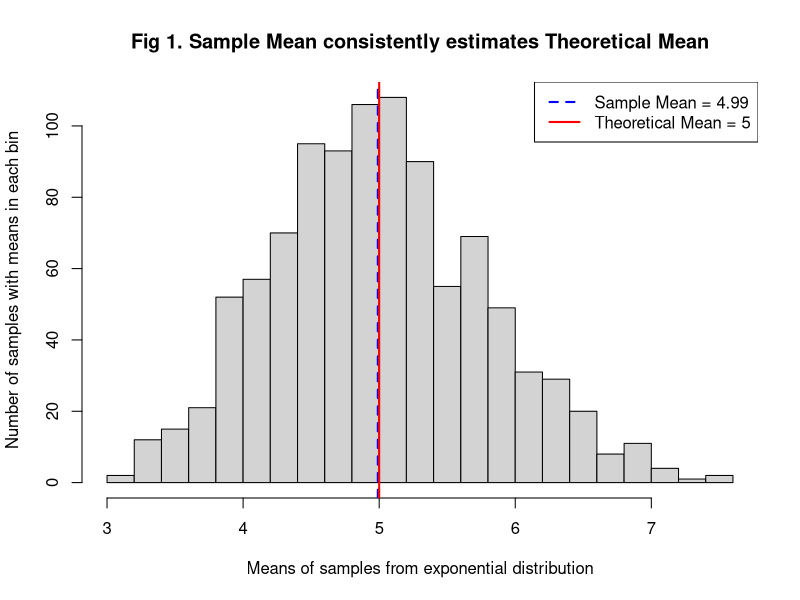
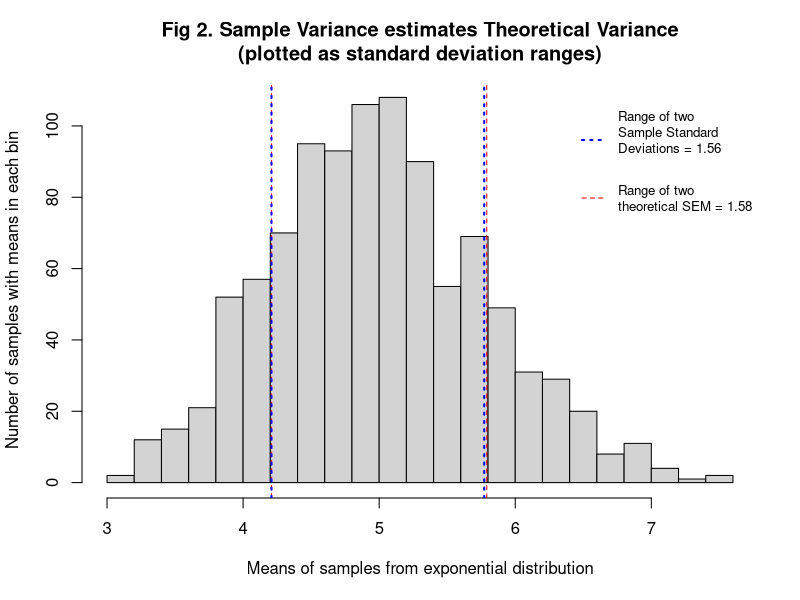
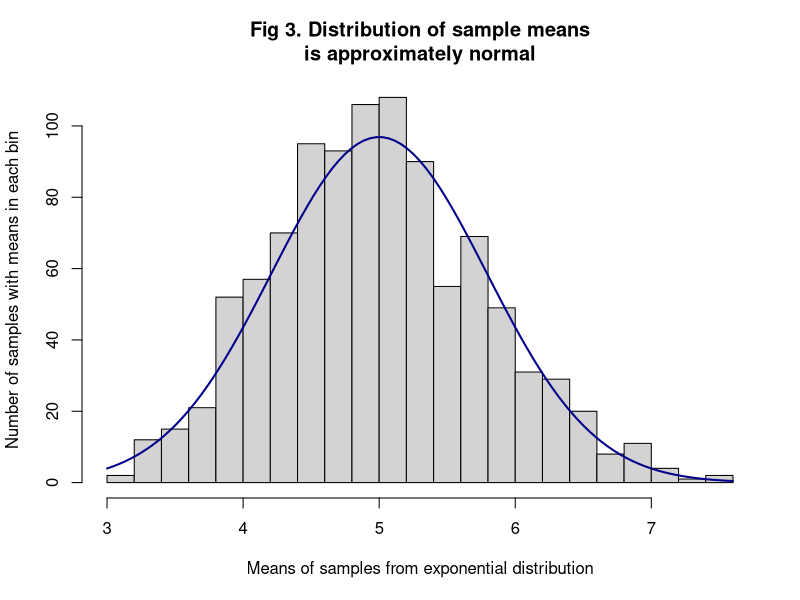
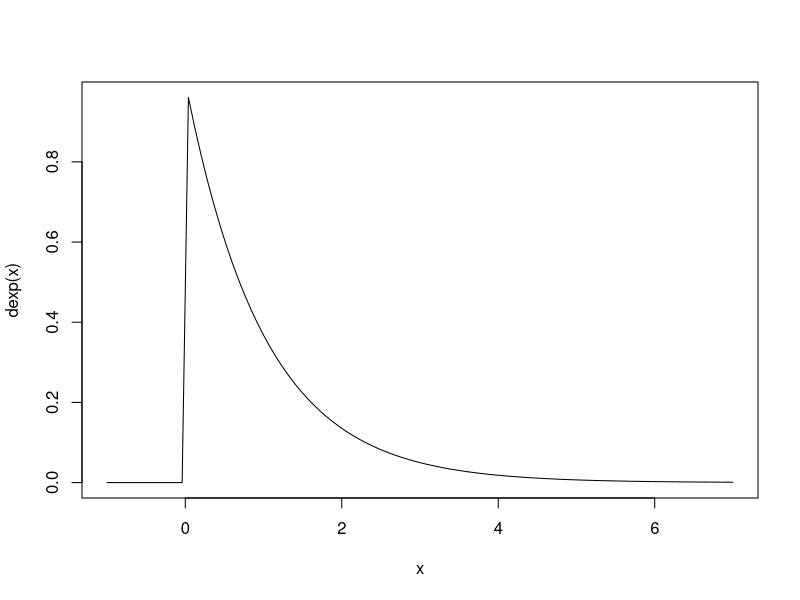
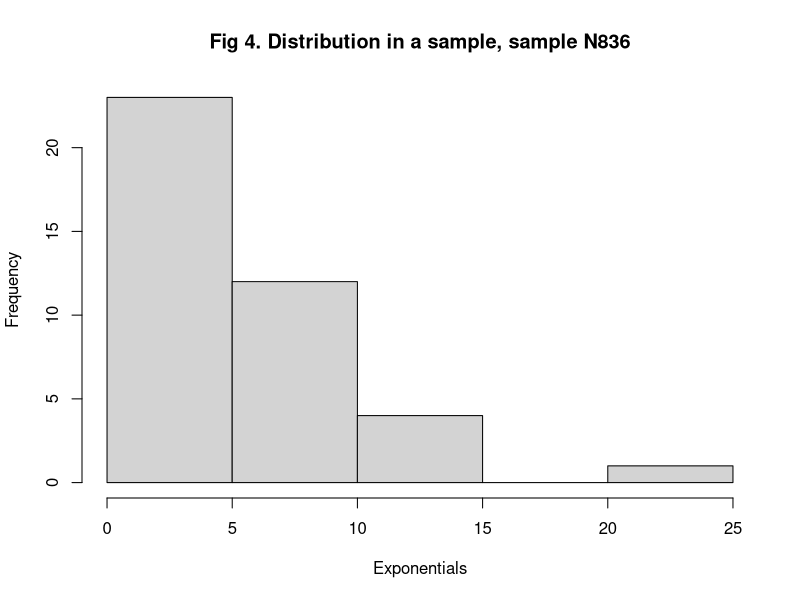

Write R code to recreate these figures, in order.
## ---- chunk 1
lambda         <- 0.2
mu             <- 1/lambda                # Theoretical mean
sigma          <- 1/lambda                # Theoretical standard deviation
variance       <- sigma^2                 # Theoretical variance
sample.size    <- 40                      # Sample size
numsim         <- 1000                    # Number of simulations
SEM            <- sigma/sqrt(sample.size) # Theoretical standard error of the mean
var.of.mean    <- SEM^2                   # Theoretical variance of the mean
## ---- chunk 2
dat <- list(); set.seed(1)
for(i in 1:numsim) dat[[i]] <- rexp(sample.size, lambda)
means <- sapply(dat, mean)
sample.mean <- mean(means); sample.var <- var(means); sample.sd <- sd(means)
## ---- chunk 3
cat(paste("Mean is",sample.mean,"in the simulation and", mu, "in the theory."))
## ---- chunk 4
breaks <- 20
hist(means, breaks=breaks,
     main="Fig 1. Sample Mean consistently estimates Theoretical Mean",
     xlab="Means of samples from exponential distribution",
     ylab="Number of samples with means in each bin")
abline(v=sample.mean, lwd=2, lty=2, col="blue")
abline(v=mu, lwd=2, col="red")
legend("topright", c(paste0("Sample Mean = ", round(sample.mean, 2)),
                     paste0("Theoretical Mean = ", mu)),
       lty=c(2,1), lwd=c(2,2),col=c("blue","red"))
## ---- chunk 5
cat(paste("Variance is",sample.var,"in the simulation and", var.of.mean, "in the theory."))
## ---- chunk 6
hist(means, breaks=breaks,
     main="Fig 2. Sample Variance estimates Theoretical Variance
(plotted as standard deviation ranges)",
     xlab="Means of samples from exponential distribution",
     ylab="Number of samples with means in each bin")
abline(v=mu - SEM, lwd=1, lty=2, col="red")
abline(v=mu + SEM, lwd=1, lty=2, col="red")
abline(v=sample.mean - sample.sd, lwd=2, lty=3, col="blue")
abline(v=sample.mean + sample.sd, lwd=2, lty=3, col="blue")
legend("topright", c(paste0("Range of two\nSample Standard\nDeviations = ",
                            round(2 * sample.sd, 2), "\n"),
                     paste0("Range of two\ntheoretical SEM = ",
                            round(2 * SEM, 2))),
       lty=c(3,2), lwd=c(2,1),col=c("blue","red"), bty="n", cex=0.8)
## ---- chunk 7
hist(means, breaks=breaks, main="Fig 3. Distribution of sample means
is approximately normal",
     xlab="Means of samples from exponential distribution",
     ylab="Number of samples with means in each bin")
curve(192*dnorm(x, mean=mu, sd=SEM), 
      col="darkblue", lwd=2, add=TRUE, yaxt="n")
## ---- chunk 8
curve(dexp(x),-1,7)
## ---- chunk 9
set.seed(1)
random.sample <- sample(1:numsim,1)
hist(dat[[random.sample]],
     main=paste0("Fig 4. Distribution in a sample, sample N", random.sample),
     xlab="Exponentials")

(random.mean <- mean(dat[[random.sample]]))
(random.sd <- sd(dat[[random.sample]]))
## ---- chunk 10
larger <- 1000
round(max(hist(rnorm(numsim * larger), breaks=breaks, plot=FALSE)$counts)/larger)
